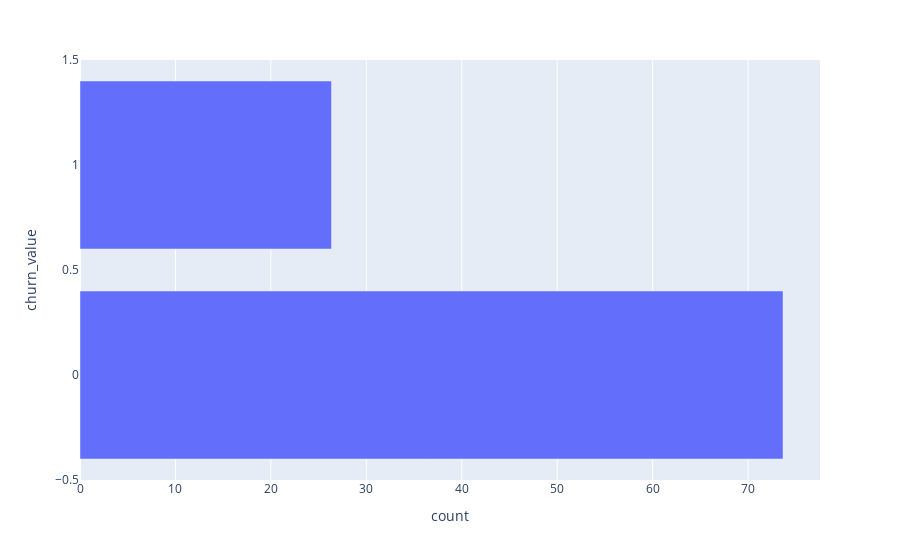

This figure's notebook cell:
### Code cell
fig = px.bar(target_distribution, x='count', y='churn_value', orientation='h')
fig.show()

### Figure 1 — Plotly figure (JSON) as saved in the notebook; plotly's stock layout.template omitted (floating-point values rounded to 4 significant figures)
{"data": [{"alignmentgroup": "True", "hovertemplate": "count=%{x}<br>churn_value=%{y}<extra></extra>", "legendgroup": "", "marker": {"color": "#636efa", "pattern": {"shape": ""}}, "name": "", "offsetgroup": "", "orientation": "h", "showlegend": false, "textposition": "auto", "type": "bar", "x": [73.65, 26.35], "xaxis": "x", "y": [0, 1], "yaxis": "y"}], "layout": {"barmode": "relative", "legend": {"tracegroupgap": 0}, "margin": {"t": 60}, "xaxis": {"anchor": "y", "domain": [0, 1], "title": {"text": "count"}}, "yaxis": {"anchor": "x", "domain": [0, 1], "title": {"text": "churn_value"}}}}
